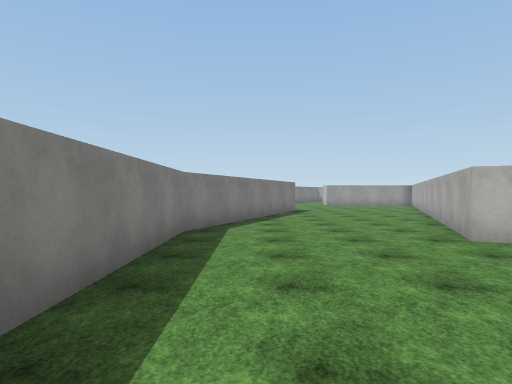
[1] (above)

17 first-person views from a walk through a 3-D level made in the Unity game engine. The camera is 1.5 m above the floor, looks level and sees 75° across. The floor is counted in squares, 2 m on a side. Each view is taken from the middle of a square. On the plan, view 1 faces up. The plan holds only what a view shows up to about 11 squares ahead; the rest is blank. The place goes on beyond the plan. The player is left out. Surface patterns are stand-ins for the level's own textures.

[2]
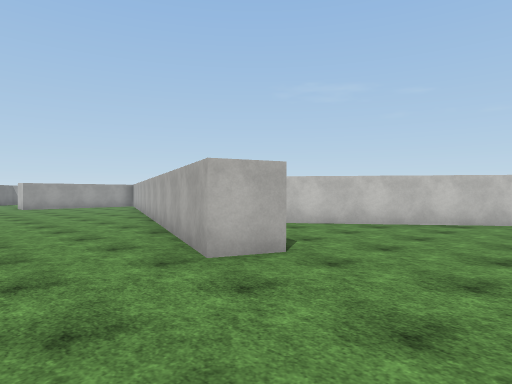

[3]
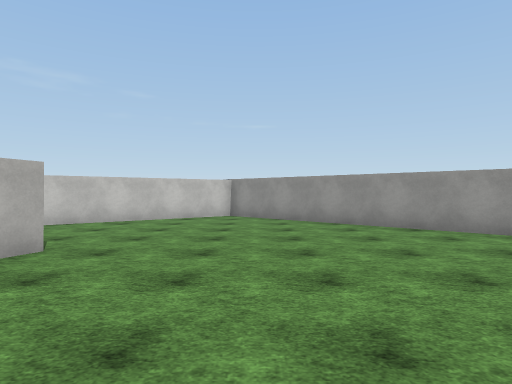

[4]
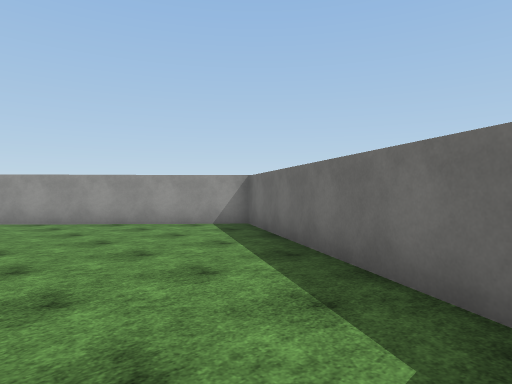

[5]
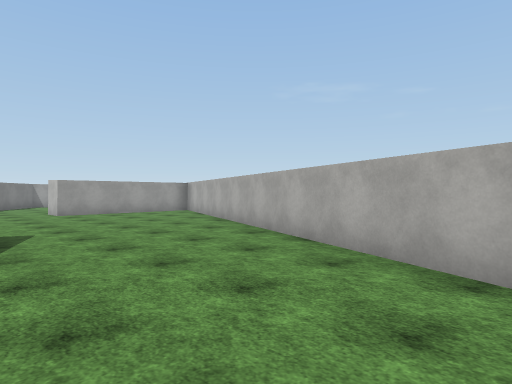

[6]
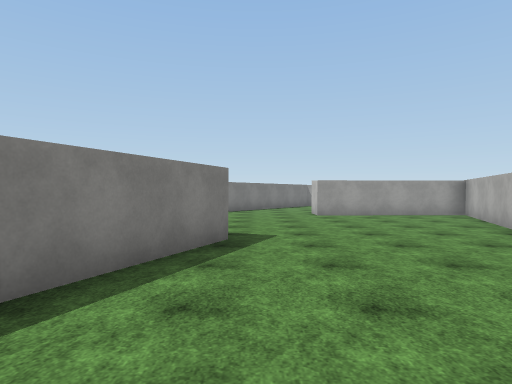

[7]
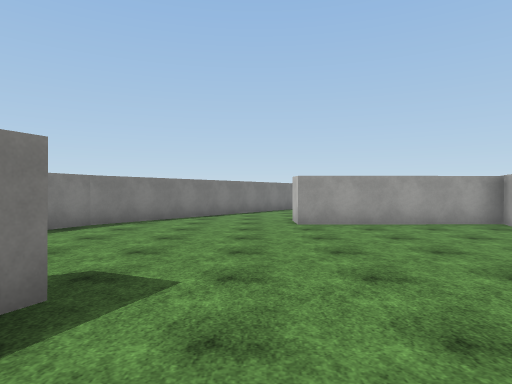

[8]
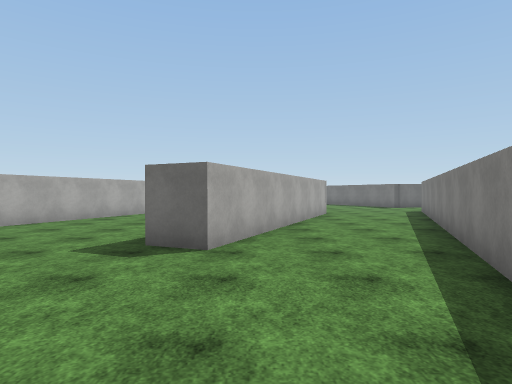

[9]
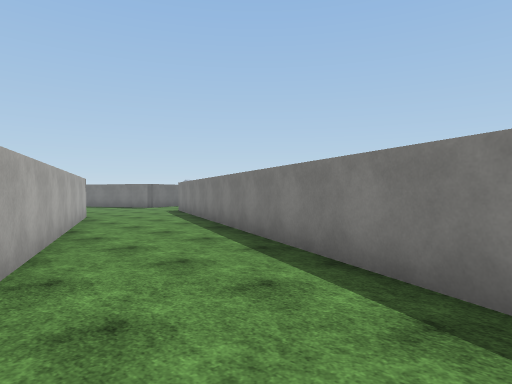

[10]
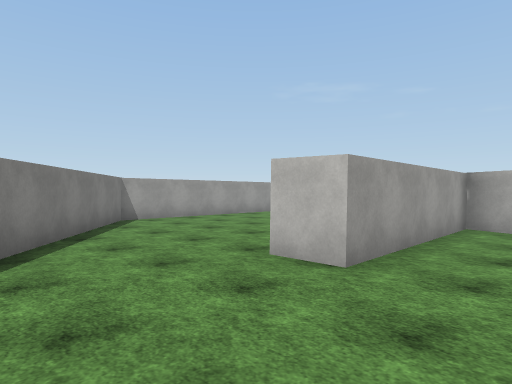

[11]
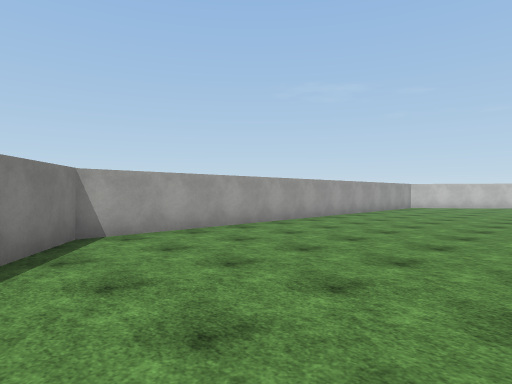

[12]
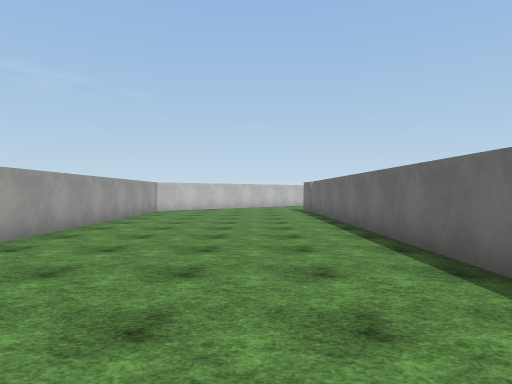

[13]
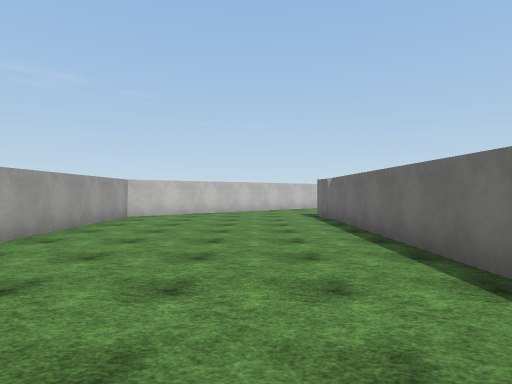

[14]
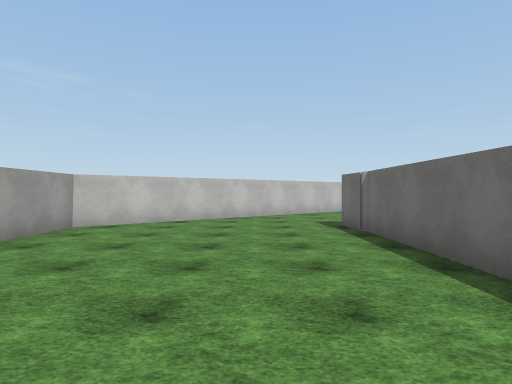

[15]
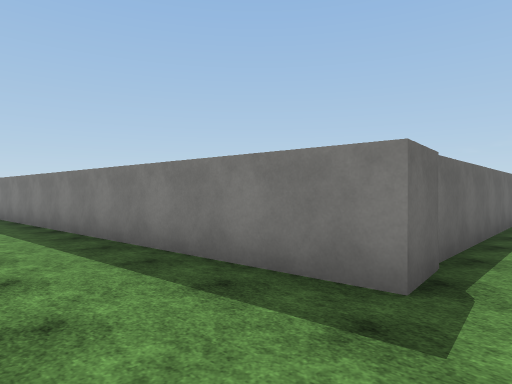

[16]
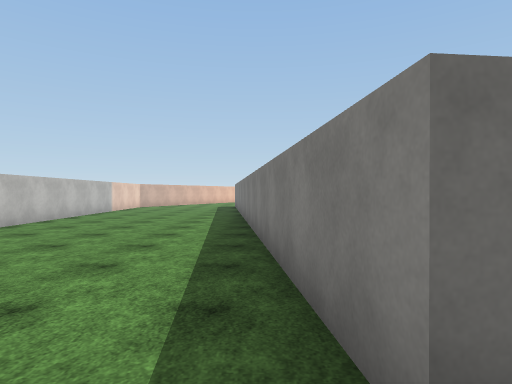

[17]
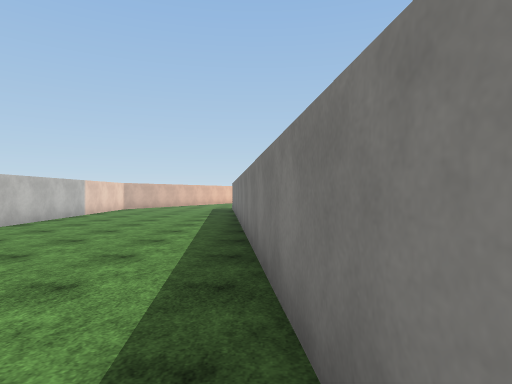

### Floor plan
Points are (right, up) in squares from view 1. A wall is a line through its corners. A room is listed if a view was taken in it or the views show most of it. See-through windows are left out.
Room 1 (views 1, 2, 3, 4, 5, 6, 7, 8, 9, 10)
walls: (4.3, 4.6) (3.3, 5.1) (8.8, 18.7) (4, 18.7) (4, 19.8); (-2.5, 6.4) (0.6, 13.7) (1.6, 13.3) (-1.4, 6.3) (-1.3, 1.6); (-0.7, -0.3) (4.7, -3.5) (10.5, 2.8) (7.2, 7.3); (-0.7, 18.6) (-5.5, 7.1); (0.2, 19.7) (-0.7, 18.5)
ways out: opening at (2, 20) to room 2; opening at (-3.5, 7.5)
Room 2 (views 11, 12, 13, 14, 15, 16, 17)
walls: (18.5, 20) (19.5, 20.1) (20.6, 8.6); (8.8, 19.8) (19.6, 19.9); (22.5, 21.7) (19.1, 25.9) (4.7, 25.7) (0.2, 19.7)
ways out: opening at (2, 20) to room 1

Where each view was taken, in squares from view 1:
view 1: 0 up, 0 right, facing up
view 2: 2 up, 1 right, facing up-right
view 3: 2 up, 0 right, facing right
view 4: 2 up, 1 left, facing down-right
view 5: 7 up, 1 right, facing up-right
view 6: 8 up, 2 right, facing up
view 7: 11 up, 3 right, facing up
view 8: 18 up, 0 right, facing down
view 9: 17 up, 1 right, facing down-left
view 10: 17 up, 1 right, facing up-right
view 11: 20 up, 3 right, facing up-right
view 12: 22 up, 6 right, facing right
view 13: 22 up, 9 right, facing right
view 14: 22 up, 12 right, facing right
view 15: 21 up, 22 right, facing down-left
view 16: 21 up, 20 right, facing down
view 17: 19 up, 20 right, facing down
